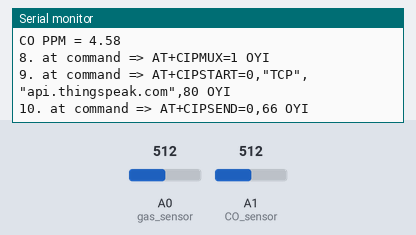
A sketch run on a simulated Arduino Uno, built with avr-gcc and run on an emulated ATmega328P. Parts: the last lines printed to the serial monitor. Inputs (shaded band) come from the test bench; at power-on: A1 (CO_sensor) = 512, A0 (gas_sensor) = 512. The modem accepts every AT command (registered, SIM ready, sends succeed) and sends nothing else.

Above: at 3.1 s.
3.2 s: A1 (CO_sensor) set to 621
At 4.6 s:
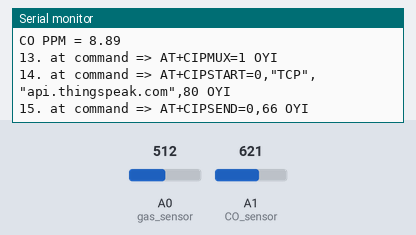
8.6 s: A1 (CO_sensor) set to 654
At 9.5 s:
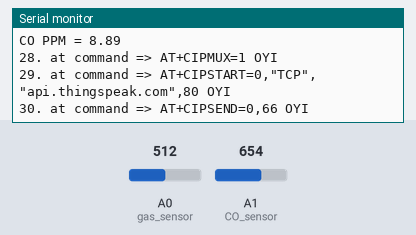
Timing chart, 0 to 11.6 s (numbered marks = the images above; inputs shaded):
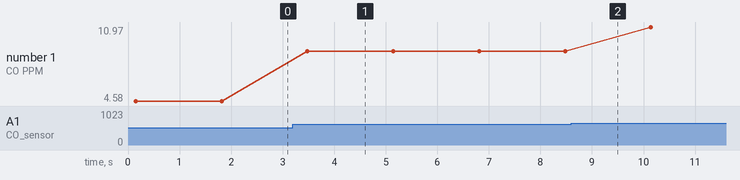

The sketch:

esp4.ino
```cpp
#include <SoftwareSerial.h>
#define RX 2
#define TX 3
String AP = "JioFi2_C959CD";       // AP NAME
String PASS = "abcdefgh1234"; // AP PASSWORD
String API = "25Y5GJAFDJER1FAV";   // Write API KEY
String HOST = "api.thingspeak.com";
String PORT = "80";
String field1 = "field1";
String field2 = "field2";
int countTrueCommand;
int countTimeCommand;
boolean found = false;
double valSensor = 1;
double valSensor2 = 1;

int gas_sensor = A0; //Sensor pin
float m = -0.3376; //Slope
float b = 0.7165; //Y-Intercept
float R0 = 19.42; //Sensor Resistance in fresh air from previous code

int CO_sensor = A1; //Sensor pin
float m1 = -0.6527; //Slope
float b1 = 1.30; //Y-Intercept
float R01 = 1.35; //Sensor Resistance


SoftwareSerial esp8266(RX,TX);


void setup() {
  Serial.begin(9600);
  esp8266.begin(115200);
  sendCommand("AT",5,"OK");
  sendCommand("AT+CWMODE=1",5,"OK");
  sendCommand("AT+CWJAP=\""+ AP +"\",\""+ PASS +"\"",20,"OK");
}

void loop() {
 valSensor = getSensorData();
 valSensor2 = getSensorData2();
 String getData = "GET /update?api_key="+ API +"&"+ field1 +"="+String(valSensor)+"&" + field2 + "=" + String(valSensor2);
sendCommand("AT+CIPMUX=1",5,"OK");
 sendCommand("AT+CIPSTART=0,\"TCP\",\""+ HOST +"\","+ PORT,15,"OK");
 sendCommand("AT+CIPSEND=0," +String(getData.length()+4),4,">");
 esp8266.println(getData);delay(1500);countTrueCommand++;
 sendCommand("AT+CIPCLOSE=0",5,"OK");
}

double getSensorData(){
 // Replace with your own sensor code //MQ135
  float sensor_volt; //Define variable for sensor voltage
  float RS_gas; //Define variable for sensor resistance
  float ratio; //Define variable for ratio
  float sensorValue = analogRead(gas_sensor); //Read analog values of sensor
  sensor_volt = sensorValue*(5.0/1023.0); //Convert analog values to voltage
    RS_gas = ((5.0*10.0)/sensor_volt)-10.0; //Get value of RS in a gas
  ratio = RS_gas/R0;  // Get ratio RS_gas/RS_air
  double ppm_log = (log10(ratio)-b)/m; //Get ppm value in linear scale according to the the ratio value
  double ppm = pow(10, ppm_log); //Convert ppm value to log scale
  Serial.print("Our desired PPM = ");
  Serial.println(ppm);
  return ppm;
}

double getSensorData2(){
 // Replace with your own sensor code //MQ7
  float sensor_volt1; //Define variable for sensor voltage
  float RS_gas1; //Define variable for sensor resistance
  float ratio1; //Define variable for ratio
  float sensorValue1 = analogRead(CO_sensor); //Read analog values of sensor
  sensor_volt1 = sensorValue1*(5.0/1023.0); //Convert analog values to voltage
  RS_gas1 = ((5.0*10.0)/sensor_volt1)-10.0; //Get value of RS in a gas
  ratio1 = RS_gas1/R01;  // Get ratio RS_gas/RS_air
  double ppm_log1 = (log10(ratio1)-b1)/m1; //Get ppm value in linear scale according to the the ratio value
  double ppm1 = pow(10, ppm_log1); //Convert ppm value to log scale
  Serial.print("CO PPM = ");
  Serial.println(ppm1);
  return ppm1;
}

int getSensorData3(){
  return analogRead(A1); // Replace with your own sensor code
}

void sendCommand(String command, int maxTime, char readReplay[]) {
  Serial.print(countTrueCommand);
  Serial.print(". at command => ");
  Serial.print(command);
  Serial.print(" ");
  while(countTimeCommand < (maxTime*1))
  {
    esp8266.println(command);//at+cipsend
    if(esp8266.find(readReplay))//ok
    {
      found = true;
      break;
    }

    countTimeCommand++;
  }

  if(found == true)
  {
    Serial.println("OYI");
    countTrueCommand++;
    countTimeCommand = 0;
  }

  if(found == false)
  {
    Serial.println("Fail");
    countTrueCommand = 0;
    countTimeCommand = 0;
  }

  found = false;
 }
```

Measured:
- after the input at 3.2 s, the serial monitor: prints a new line after 0.28 s (image 1)
- plotted number 1: 4.58 → 8.89 after the input at 3.2 s, 8.89 → 10.97 after the input at 8.6 s
